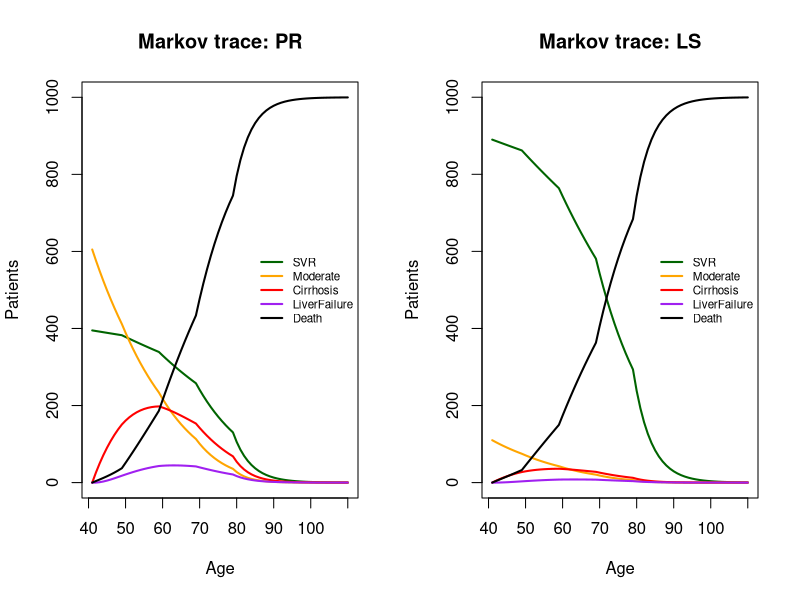
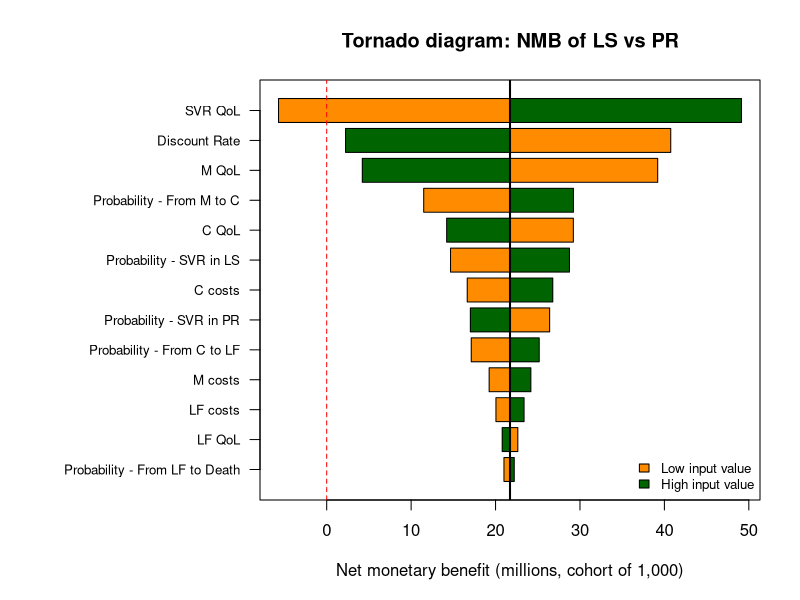
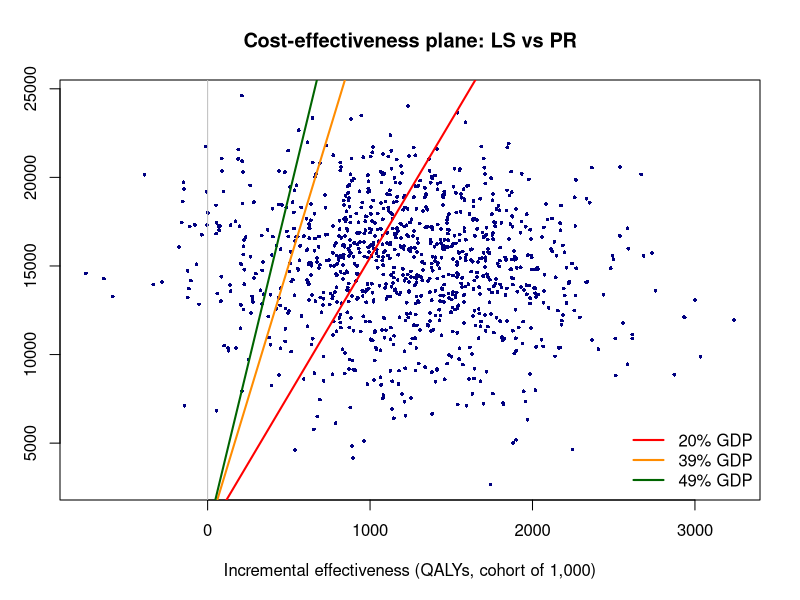
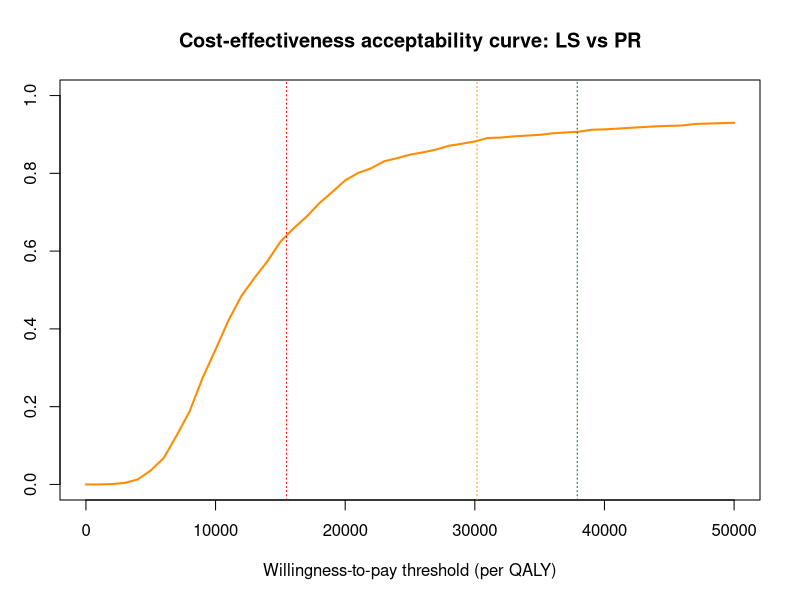

Recreate these plots in R, in order.
# =================================================================
# Markov cohort model - cost-effectiveness analysis (CEA)
# Chronic hepatitis C: PR (pegylated interferon + ribavirin)
#                 vs   LS (ledipasvir + sofosbuvir, the new regimen)
#
# Author: Min Kang
#
# Note: Model structure and input parameters are adapted from
# coursework materials, which draw on published studies.
# =================================================================


# -----------------------------------------------------------------
# STEP 1. INPUT PARAMETERS
# -----------------------------------------------------------------
# Every input is typed ONCE here; later steps read it from these lists.

params <- list(
  # --- probability of SVR (treatment success) ---
  p_svr_PR = 0.395,     # PR
  p_svr_LS = 0.89,      # LS

  # --- annual transition probabilities ---
  p_mod_cirr = 0.043,   # Moderate  -> Cirrhosis
  p_cirr_lf  = 0.039,   # Cirrhosis -> Liver failure
  p_lf_death = 0.135,   # Liver failure -> Death (disease-related)

  # --- cost of ONE cycle spent in each state ---
  cost_svr   = 0,       # assumed 0 (cured)
  cost_mod   = 2000,
  cost_cirr  = 3700,
  cost_lf    = 6300,
  cost_death = 0,       # cost of the transition Liver failure -> Death

  # --- quality-of-life weights (utilities) for one cycle ---
  u_svr  = 0.71,
  u_mod  = 0.66,
  u_cirr = 0.55,
  u_lf   = 0.45,

  # --- model settings ---
  start_age   = 40,
  n_cycles    = 70,
  cohort_size = 1000,
  disc_cost   = 0.035,  # discount rate for costs
  disc_qaly   = 0.035   # discount rate for QALYs and life years
)

# Standard errors (SE) of the uncertain parameters.
# Sensitivity analyses (mean +/- 1.96 x SE).
params_se <- list(
  p_svr_PR   = 0.02,
  p_svr_LS   = 0.03,
  p_mod_cirr = 0.01,
  p_cirr_lf  = 0.01,
  p_lf_death = 0.02,
  cost_mod   = 230,
  cost_cirr  = 1100,
  cost_lf    = 1900,
  u_svr      = 0.052,
  u_mod      = 0.054,
  u_cirr     = 0.054,
  u_lf       = 0.035
)

# Age-specific natural mortality rates
#   0-29, 30-39, 40-49, 50-59, 60-69, 70-79, 80+
age_breaks <- c(0,     30,    40,    50,    60,    70,    80)
mort_rates <- c(0.002, 0.002, 0.004, 0.012, 0.027, 0.066, 0.189)

# Cost of the full treatment course per patient, paid once at cycle 0 (the start)
cost_tx_PR <- 6400
cost_tx_LS <- 44000


# -----------------------------------------------------------------
# STEP 2. HELPER FUNCTION: the transition matrix for ONE cycle
# -----------------------------------------------------------------
# A transition matrix says: "of the people in state X (row), what share
# move to state Y (column) during one cycle?"  Each row must add up to 1.
# mu = natural death risk at the current age.

state_names <- c("SVR", "Moderate", "Cirrhosis", "LiverFailure", "Death")

build_transition_matrix <- function(mu, params) {

  P <- matrix(0, nrow = 5, ncol = 5,
              dimnames = list(from = state_names, to = state_names))

  # SVR: cured, can only die of natural causes
  P["SVR", "Death"] <- mu
  P["SVR", "SVR"]   <- 1 - mu

  # Moderate: may progress to cirrhosis, or die naturally
  P["Moderate", "Cirrhosis"] <- params$p_mod_cirr
  P["Moderate", "Death"]     <- mu
  P["Moderate", "Moderate"]  <- 1 - params$p_mod_cirr - mu

  # Cirrhosis: may progress to liver failure, or die naturally
  P["Cirrhosis", "LiverFailure"] <- params$p_cirr_lf
  P["Cirrhosis", "Death"]        <- mu
  P["Cirrhosis", "Cirrhosis"]    <- 1 - params$p_cirr_lf - mu

  # Liver failure: dies of the disease OR naturally
  P["LiverFailure", "Death"]        <- mu + params$p_lf_death
  P["LiverFailure", "LiverFailure"] <- 1 - mu - params$p_lf_death

  # Death is the absorbing state: once dead, always dead
  P["Death", "Death"] <- 1

  # Safety check: every row must sum to 1, otherwise stop with an error
  stopifnot(all(abs(rowSums(P) - 1) < 1e-10))

  return(P)
}


# -----------------------------------------------------------------
# STEP 3. THE MARKOV MODEL FUNCTION
# -----------------------------------------------------------------
run_markov <- function(p_svr, cost_tx, params) {

  n <- params$n_cycles

  # The "Markov trace": rows = cycles, columns = states.
  trace <- matrix(0, nrow = n, ncol = 5,
                  dimnames = list(NULL, state_names))

  # Cycle 1 = initial split of the cohort by treatment success.
  trace[1, "SVR"]      <- params$cohort_size * p_svr
  trace[1, "Moderate"] <- params$cohort_size * (1 - p_svr)

  # Cycles 2..n: multiply last cycle's distribution by the transition matrix
  for (t in 2:n) {
    age <- params$start_age + t                       # age in this cycle
    mu  <- mort_rates[findInterval(age, age_breaks)]  # natural death risk
    P   <- build_transition_matrix(mu, params)
    trace[t, ] <- trace[t - 1, ] %*% P                # matrix multiplication
  }

  # ---- outcomes per cycle ----
  cycle  <- 1:n
  age    <- params$start_age + cycle
  alive  <- rowSums(trace[, 1:4])                     # everyone not in Death

  # QALYs = people in each state x that state's quality-of-life weight
  u_vec <- c(params$u_svr, params$u_mod, params$u_cirr, params$u_lf, 0)
  qaly  <- as.vector(trace %*% u_vec)

  # Costs = people in each state x that state's cost per cycle
  c_vec <- c(params$cost_svr, params$cost_mod, params$cost_cirr,
             params$cost_lf, 0)

  # New liver-failure deaths this cycle = people in liver failure LAST cycle
  # x death probability (c(0, head(..., -1)) shifts the column down one cycle)
  new_lf_deaths <- c(0, head(trace[, "LiverFailure"], -1)) * params$p_lf_death

  # Cost of the transition to death is 0 in the base case; it can be varied
  # in a sensitivity analysis
  cost_cyc <- as.vector(trace %*% c_vec) + new_lf_deaths * params$cost_death

  # ---- discounting: 1 / (1 + rate)^year ----
  df_cost <- 1 / (1 + params$disc_cost) ^ cycle
  df_out  <- 1 / (1 + params$disc_qaly) ^ cycle   
    # for life-years and QALYs

  trace_df <- data.frame(
    cycle, age,
    round(trace, 2),  # n in each state, rounded for display only
    total_death = round(params$cohort_size - alive, 2),
    ly_undisc   = alive,
    qaly_undisc = qaly,
    cost_undisc = cost_cyc,
    df_cost, df_out,
    ly_disc     = alive * df_out,
    qaly_disc   = qaly * df_out,
    cost_disc   = cost_cyc * df_cost
  )

  # ---- lifetime totals for the whole cohort ----
  # Treatment cost is paid once at the start = no discount
  total_cost <- cost_tx * params$cohort_size + sum(trace_df$cost_disc)

  summary <- data.frame(
    ly_undisc   = sum(trace_df$ly_undisc),
    ly_disc     = sum(trace_df$ly_disc),
    qaly_undisc = sum(trace_df$qaly_undisc),
    qaly_disc   = sum(trace_df$qaly_disc),
    cost_disc   = total_cost
  )

  # Wrap the two tables in a list so the function can return both
  return(list(trace = trace_df, summary = summary))
}


# -----------------------------------------------------------------
# STEP 4. RUN THE MODEL FOR BOTH STRATEGIES & CHECK
# -----------------------------------------------------------------
PR <- run_markov(params$p_svr_PR, cost_tx_PR, params)
LS <- run_markov(params$p_svr_LS, cost_tx_LS, params)

cat("\n--- Sanity checks ---\n")

# Starting split check
print(PR$trace[1, c("SVR", "Moderate")])   # expect 395 SVR / 605 Moderate
print(LS$trace[1, c("SVR", "Moderate")])   # expect 890 SVR / 110 Moderate

# Every cycle, all 5 states should add up to the 1000 patients (expect TRUE)
# Tolerance 0.03 > max rounding error of 5 states x 0.005 = 0.025
print(all(abs(rowSums(PR$trace[, c("SVR","Moderate","Cirrhosis","LiverFailure","Death")]) - 1000) < 0.03))
print(all(abs(rowSums(LS$trace[, c("SVR","Moderate","Cirrhosis","LiverFailure","Death")]) - 1000) < 0.03))

# By the last cycle nearly everyone should have died (expect about 1000)
print(tail(PR$trace$Death, 1))
print(tail(LS$trace$Death, 1))

# Totals for the whole cohort
cat("\n--- Cohort totals (", params$cohort_size, "patients ) ---\n")
cat("PR:\n")
print(round(PR$summary, 1))
cat("LS:\n")
print(round(LS$summary, 1))


# -----------------------------------------------------------------
# STEP 5. COST-EFFECTIVENESS RESULTS (per patient)
# -----------------------------------------------------------------
n_pat <- params$cohort_size

results <- data.frame(
  Strategy = c("PR", "LS"),
  Cost     = c(PR$summary$cost_disc,   LS$summary$cost_disc)   / n_pat,
  LYs      = c(PR$summary$ly_disc,     LS$summary$ly_disc)     / n_pat,
  QALYs    = c(PR$summary$qaly_disc,   LS$summary$qaly_disc)   / n_pat
)

cat("\n--- Discounted results per patient ---\n")
print(round(results[, -1], 3))   # all columns except the first (Strategy name)

# Incremental analysis: LS minus PR
d_cost <- results$Cost[2]  - results$Cost[1]
d_qaly <- results$QALYs[2] - results$QALYs[1]
d_ly   <- results$LYs[2]   - results$LYs[1]

cat("\nIncremental cost  :", round(d_cost, 0), "\n")
cat("Incremental QALYs :", round(d_qaly, 3), "\n")
cat("Incremental LYs   :", round(d_ly, 3), "\n")

# ICER = extra cost / extra QALYs
if (d_qaly > 0 && d_cost < 0) {
  cat("LS DOMINATES PR\n")
} else if (d_qaly > 0) {
  cat("ICER:", round(d_cost / d_qaly, 0), "per QALY gained\n")
} else {
  cat("LS gives no QALY gain over PR - check inputs.\n")
}


# -----------------------------------------------------------------
# STEP 6. DRAW A PLOT
# -----------------------------------------------------------------
cols <- c("darkgreen", "orange", "red", "purple", "black")

par(mfrow = c(1, 2))          # two plots side by side

# Left plot: PR
matplot(PR$trace$age, PR$trace[, state_names],
        type = "l", lty = 1, lwd = 2, col = cols,
        xlab = "Age", ylab = "Patients", main = "Markov trace: PR")
legend("right", legend = state_names, col = cols, lty = 1, lwd = 2,
       bty = "n", cex = 0.7)

# Right plot: LS
matplot(LS$trace$age, LS$trace[, state_names],
        type = "l", lty = 1, lwd = 2, col = cols,
        xlab = "Age", ylab = "Patients", main = "Markov trace: LS")
legend("right", legend = state_names, col = cols, lty = 1, lwd = 2,
       bty = "n", cex = 0.7)

par(mfrow = c(1, 1))          # settings back to one plot at a time


# -----------------------------------------------------------------
# STEP 7. DETERMINISTIC (ONE-WAY) SENSITIVITY ANALYSIS
# -----------------------------------------------------------------
# Identifies which parameters have the most impact on the NMB (and ICER) of LS vs PR.
# Each parameter with a standard error is varied one at a time across its 95% range ; the discount rate is varied as a scenario.
# Also includes a threshold analysis for the maximum price of LS.

# --- 7a. Willingness-to-pay (WTP) threshold ---
gdp_pc   <- 77350.76        # GDP per capita 2023 Egypt
wtp_base <- 0.39 * gdp_pc   # 39% of GDP per capita (Riviere) = about 30,167

# --- 7b. One function that runs the whole CEA for a given set of inputs ---
# inp   = list of all inputs, same structure with params
# tx_LS = price of LS (default = base-case price); varied in the threshold analysis
# NMB = incremental QALYs x WTP per QALY - incremental cost (whole cohort)

run_cea <- function(inp, wtp, tx_LS = cost_tx_LS) {
  PR_res <- run_markov(inp$p_svr_PR, cost_tx_PR, inp) # fixed price for PR
  LS_res <- run_markov(inp$p_svr_LS, tx_LS, inp) # varied price for LS
  # run_markov <- function(p_svr, cost_tx, params)
  
  d_qaly <- LS_res$summary$qaly_disc - PR_res$summary$qaly_disc
  d_cost <- LS_res$summary$cost_disc - PR_res$summary$cost_disc
  nmb    <- d_qaly * wtp - d_cost

  return(c(d_qaly = d_qaly, d_cost = d_cost, icer = d_cost / d_qaly, nmb = nmb))
}

# Helper: change ONE input by name. The discount rate changes both rates.
# inp[[name]] picks the item whose name is stored in the variable 'name'.
set_param <- function(inp, name, value) {
  if (name == "discount_rate") {
    inp$disc_cost <- value
    inp$disc_qaly <- value 
    # Cost and QALY discount rates are varied together (same value), by design choice
  } else {
    inp[[name]] <- value  
    # in inp, find the item called <name> (e.g. "u_svr") and set it to <value>
  }
  return(inp)
}

base_inputs <- params   # all inputs, including the SVR rates, are in params

base_res <- run_cea(base_inputs, wtp_base)
cat("\nBase case: ICER =", round(base_res[["icer"]]),
    "| NMB =", round(base_res[["nmb"]]), "\n")

# --- 7c. Table of parameters with their bounds (mean +/- 1.96 x SE) ---
# Note: at its low bound the SVR utility (0.608) falls below the Moderate utility (0.66) - see README limitations.

dsa_table <- data.frame(
  name = names(params_se),  
  # the 12 item names of params_se, as a text (character) vector
  mean = unlist(params[names(params_se)], use.names = FALSE), 
  # base values from params, dropping the names
  se   = unlist(params_se, use.names = FALSE), 
  stringsAsFactors = FALSE # use names instead of positions (factors)
)
dsa_table$lower <- dsa_table$mean - 1.96 * dsa_table$se
dsa_table$upper <- dsa_table$mean + 1.96 * dsa_table$se

# Discount rate: no sampling error (design choice), so a scenario range of 2% to 6% instead of SE
dsa_table <- rbind(dsa_table, # Append discount-rate row underneath (rbind requires the same column names)
                   data.frame(name = "discount_rate", mean = params$disc_cost,
                              se = NA, lower = 0.02, upper = 0.06))

# Display labels for the tornado diagram
param_labels <- c(
  p_svr_PR      = "Probability - SVR in PR",
  p_svr_LS      = "Probability - SVR in LS",
  p_mod_cirr    = "Probability - From M to C",
  p_cirr_lf     = "Probability - From C to LF",
  p_lf_death    = "Probability - From LF to Death",
  cost_mod      = "M costs",
  cost_cirr     = "C costs",
  cost_lf       = "LF costs",
  u_svr         = "SVR QoL",
  u_mod         = "M QoL",
  u_cirr        = "C QoL",
  u_lf          = "LF QoL",
  discount_rate = "Discount Rate"
)
dsa_table$label <- unname(param_labels[dsa_table$name])
 # add a new column 'label' in dsa_table 
 # find the labels matching dsa_table$name, remove the tags, keep only the text

# --- 7d. Run the model at the low and high value of each parameter ---
dsa_results <- data.frame()   # start with an empty table

for (i in 1:nrow(dsa_table)) {
  low_res  <- run_cea(set_param(base_inputs, dsa_table$name[i], dsa_table$lower[i]), wtp_base)
  # For parameter i of dsa_table, replace its value in base_inputs with dsa_table$lower (in a copy, so base_inputs itself is unchanged), then run the CEA.
  high_res <- run_cea(set_param(base_inputs, dsa_table$name[i], dsa_table$upper[i]), wtp_base)
  #run_cea <- function(inp, wtp, tx_LS = cost_tx_LS) 
  # no SE (statistical uncertainty) for tx prices; threshold analysis

  # add one row for this parameter
  dsa_results <- rbind(dsa_results, data.frame(
    parameter  = dsa_table$label[i],
    dqaly_low  = low_res[["d_qaly"]], dqaly_high = high_res[["d_qaly"]],
    dcost_low  = low_res[["d_cost"]], dcost_high = high_res[["d_cost"]],
    nmb_low    = low_res[["nmb"]],    nmb_high   = high_res[["nmb"]],
    icer_low   = low_res[["icer"]],   icer_high  = high_res[["icer"]]
  ))
}

# Size of the NMB swing, then sort biggest first
dsa_results$nmb_range <- abs(dsa_results$nmb_high - dsa_results$nmb_low)
  # add new column nmb_range to the dataframe
dsa_results <- dsa_results[order(dsa_results$nmb_range, decreasing = TRUE), ]

cat("\n--- One-way sensitivity analysis (cohort of", params$cohort_size, ") ---\n")
dsa_print <- dsa_results
dsa_print[, -1] <- round(dsa_print[, -1], 0)   
  # make a copy of dsa_results to round up all column values, except the name
print(dsa_print, row.names = FALSE)  # hide automatic row numbers

# --- 7e. Tornado diagram (orange = low input value, green = high input value) ---
plot_tornado <- function(res, base_nmb) {
  res  <- res[order(res$nmb_range), ]   
  # smallest from y axis=1, so the biggest ends up on top
  n    <- nrow(res)
  lo   <- res$nmb_low  / 1e6            # in millions, easier to read
  hi   <- res$nmb_high / 1e6
  base <- base_nmb / 1e6

  old_par <- par(mar = c(5, 13, 4, 2))  
  # wide left margin for the long labels on the left
  # c(bottom, left, top, right)
  
  plot(NA, xlim = range(c(lo, hi, base, 0)), ylim = c(0.5, n + 0.5),
       yaxt = "n", ylab = "", # no default y axis & drop its title
       xlab = "Net monetary benefit (millions, cohort of 1,000)",
       main = "Tornado diagram: NMB of LS vs PR")

  for (i in 1:n) {
    # bar from base NMB to the NMB with parameter i at its LOW values;
    # 0.8 thick; goes left if that NMB < base NMB, right if it is higher
    rect(base, i - 0.4, lo[i], i + 0.4, col = "darkorange")
    # same, for HIGH values
    rect(base, i - 0.4, hi[i], i + 0.4, col = "darkgreen")
  }
  axis(2, at = 1:n, labels = res$parameter, las = 1, cex.axis = 0.8)
    #draw axis on the left            # horizontal text
                                              # 80% character expansion
  abline(v = base, lwd = 2)             
    # vertical line at base-case NMB, twice the width
  abline(v = 0, lty = 2, col = "red")   
   # NMB = 0, dashed line
   # left of this, LS is NOT cost-effective
  legend("bottomright", legend = c("Low input value", "High input value"),
         fill = c("darkorange", "darkgreen"), bty = "n", cex = 0.8)
                                        # box type=none
  par(old_par)              # restore the original margins
}

plot_tornado(dsa_results, base_res[["nmb"]])

# --- 7f. # Threshold (maximum acceptable) price analysis ---

# NMB is linear in the LS price P:  NMB(LS price of P) = NMB(LS price of 0) - cohort size * LS price of P
# Setting NMB(P*) = 0 gives the threshold price P* = NMB(0) / 1,000.
# LS is cost-effective at the given WTP for any price P <= P*.

wtp_values <- c(Low = 0.20, Base = 0.39, High = 0.49) * gdp_pc
  # source of range: Riviere
  # assigned name & values in wtp_values (named vector)

cat("\n--- Maximum LS price per patient ---\n")
for (i in 1:3) { # for three different wtp_values (low, base, high)
  nmb_at_zero_price <- run_cea(base_inputs, wtp_values[[i]], tx_LS = 0)[["nmb"]] 
  # run CEA with LS price = 0, keep only the nmb value, save it as nmb_at_zero_price
  max_price <- nmb_at_zero_price / params$cohort_size
  cat(names(wtp_values)[i], "WTP =", round(wtp_values[[i]]),
      "-> max LS price =", round(max_price), "\n")
} # Maximum cost effective price for each wtp thresholds


# -----------------------------------------------------------------
# STEP 8. PROBABILISTIC SENSITIVITY ANALYSIS (Monte Carlo simulation)
# -----------------------------------------------------------------
# Only inputs with a standard error (sampling uncertainty) are drawn from distributions: SVR rates, transition probabilities and utilities (beta), and state costs (gamma).
# Kept fixed: discount rate (methodological choice), treatment prices (known values), natural mortality (life-table values).


# --- 8a. Which distribution for which parameter ---
# Probabilities and utilities lie between 0 and 1 -> beta distribution
# Costs are positive and right-skewed             -> gamma distribution

beta_names  <- c("p_svr_PR", "p_svr_LS", "p_mod_cirr", "p_cirr_lf", "p_lf_death",
                 "u_svr", "u_mod", "u_cirr", "u_lf")
gamma_names <- c("cost_mod", "cost_cirr", "cost_lf")

# --- 8b. Function: draw ONE random set of inputs ---
# Beta (values between 0 and 1): from mean m and SE s 
#   common = alpha + beta = m(1-m)/s^2 - 1
#   alpha = m * common;  beta = (1-m) * common     (R: shape1 = alpha, shape2 = beta)
# Gamma (positive, right-skewed values): 
# shape = m^2 / s^2;  scale = s^2 / m

draw_params <- function(inp, se) {
  for (nm in beta_names) {
    m      <- inp[[nm]]                 # mean
    s      <- se[[nm]]                  # standard error
    common <- m * (1 - m) / s^2 - 1
    inp[[nm]] <- rbeta(1, shape1 = m * common, shape2 = (1 - m) * common) # draw 1 random number from beta distribution (shape 1, shape 2), 
    # replace the value in the copy of inp (original params stay)
  }
  for (nm in gamma_names) {
    m <- inp[[nm]]
    s <- se[[nm]]
    inp[[nm]] <- rgamma(1, shape = m^2 / s^2, scale = s^2 / m)
  }
  return(inp)
}

# --- 8c. Monte Carlo simulation ---
n_sim <- 1000
set.seed(123)    # makes the random draws reproducible

# empty results table with one row per simulation
psa <- data.frame(d_qaly = numeric(n_sim), d_cost = numeric(n_sim))
 # numeric vector of length n_sim filled entirely with zeros

for (sim in 1:n_sim) {
  draw <- draw_params(base_inputs, params_se)   # one random set of inputs
  res  <- run_cea(draw, wtp_base)               # run PR vs LS with that set
  psa$d_qaly[sim] <- res[["d_qaly"]]            # store incremental QALYs # could have also said psa[sim, "d_qaly"]
  psa$d_cost[sim] <- res[["d_cost"]]            # store incremental cost
}

cat("\n--- PSA results (", n_sim, "simulations, cohort of", params$cohort_size, ") ---\n")
cat("Mean incremental QALYs :", round(mean(psa$d_qaly), 1), "\n")
cat("Mean incremental cost  :", round(mean(psa$d_cost)), "\n")
cat("ICER of the means      :", round(mean(psa$d_cost) / mean(psa$d_qaly)), "\n")

# Probability of being cost-effective at the three WTP thresholds
for (i in 1:3) {
  nb <- psa$d_qaly * wtp_values[[i]] - psa$d_cost   # net benefit in each simulation
  cat(names(wtp_values)[i], "WTP =", round(wtp_values[[i]]),
      "-> probability cost-effective =", round(mean(nb > 0), 3), "\n")
}
  # count nb>0 TRUE values in 1,000 rows and round the number

# --- 8d. Cost-effectiveness plane ---
# x axis: QALY ; y axis: costs (per thousand for presentation)

wtp_cols <- c("red", "darkorange", "darkgreen")   # 20%, 39%, 49% of GDP

old_par <- par(mar = c(5, 3, 4, 2))
               
plot(psa$d_qaly, psa$d_cost / 1000,
 pch = 16, cex = 0.5, col = "navy",
 xlab = "Incremental effectiveness (QALYs, cohort of 1,000)",
 ylab = "Incremental cost (thousands)",
 main = "Cost-effectiveness plane: LS vs PR")
               
 abline(h = 0, v = 0, col = "grey")
               
for (i in 1:3) {
 abline(a = 0, b = wtp_values[[i]] / 1000,
 col = wtp_cols[i], lwd = 2)
}
               
legend("bottomright", legend = c("20% GDP", "39% GDP", "49% GDP"),
col = wtp_cols, lwd = 2, bty = "n")
               
               
par(old_par) # Restore original graphical settings

# --- 8e. Cost-effectiveness acceptability curve (CEAC) ---
wtp_grid <- seq(0, 50000, by = 1000) # 0, 1000, 2000, 3000 ...
ceac <- data.frame(wtp = wtp_grid, prob_ce = NA)
 # make an empty data frame, assign two columns wtp and prob_ce

for (k in 1:length(wtp_grid)) {
  nb <- psa$d_qaly * wtp_grid[k] - psa$d_cost    # net benefit at this WTP, per simulation
  ceac$prob_ce[k] <- mean(nb > 0)  # share of simulations with net benefit > 0
}

old_par <- par(mar = c(5, 3, 4, 2))

plot(ceac$wtp, ceac$prob_ce, type = "l", lwd = 2, col = "darkorange",
     ylim = c(0, 1), # y axis limits from 0 to 1
     xlab = "Willingness-to-pay threshold (per QALY)",
     ylab = "Probability cost-effective",
     main = "Cost-effectiveness acceptability curve: LS vs PR")
abline(v = wtp_values, lty = 3, col = wtp_cols)  # the three WTP thresholds

par(old_par)
